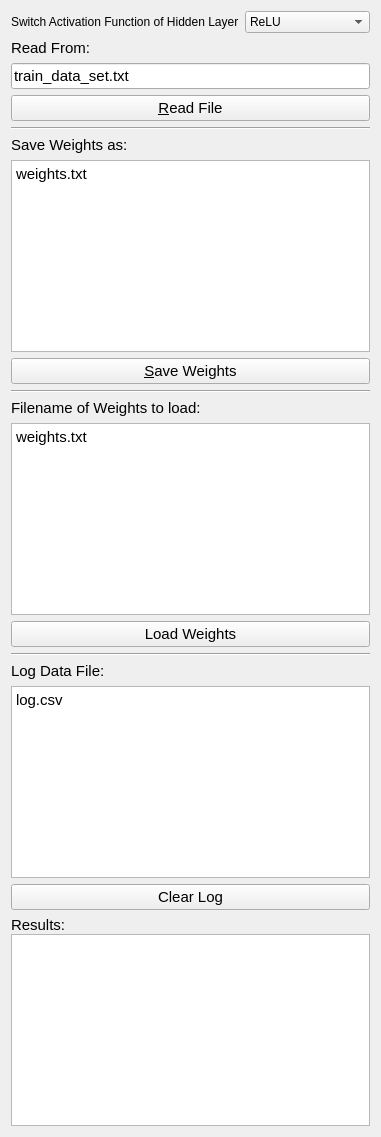
   <widget class="QWidget" name="verticalLayoutWidget">
    <property name="geometry">
     <rect>
      <x>10</x>
      <y>10</y>
      <width>381</width>
      <height>791</height>
     </rect>
    </property>
    <layout class="QVBoxLayout" name="verticalLayout">
     <property name="sizeConstraint">
      <enum>QLayout::SizeConstraint::SetDefaultConstraint</enum>
     </property>
     <item>
      <layout class="QFormLayout" name="formLayout">
       <item row="0" column="0">
        <widget class="QLabel" name="label_48">
         <property name="text">
          <string>Switch Activation Function of Hidden Layer</string>
         </property>
        </widget>
       </item>
       <item row="0" column="1">
        <widget class="QComboBox" name="comboBox_ActivationFunction">
         <item>
          <property name="text">
           <string>ReLU</string>
          </property>
         </item>
         <item>
          <property name="text">
           <string>Tanh</string>
          </property>
         </item>
        </widget>
       </item>
      </layout>
     </item>
     <item>
      <widget class="QLabel" name="label_44">
       <property name="sizePolicy">
        <sizepolicy hsizetype="Expanding" vsizetype="Fixed">
         <horstretch>0</horstretch>
         <verstretch>0</verstretch>
        </sizepolicy>
       </property>
       <property name="font">
        <font>
         <pointsize>11</pointsize>
        </font>
       </property>
       <property name="text">
        <string>Read From:</string>
       </property>
      </widget>
     </item>
     <item>
      <widget class="QLineEdit" name="lineEdit_fileNameLoadDataSets">
       <property name="font">
        <font>
         <pointsize>11</pointsize>
        </font>
       </property>
       <property name="text">
        <string>train_data_set.txt</string>
       </property>
      </widget>
     </item>
     <item>
      <widget class="QPushButton" name="pushButton_Read_File">
       <property name="sizePolicy">
        <sizepolicy hsizetype="Preferred" vsizetype="Fixed">
         <horstretch>0</horstretch>
         <verstretch>0</verstretch>
        </sizepolicy>
       </property>
       <property name="font">
        <font>
         <pointsize>11</pointsize>
        </font>
       </property>
       <property name="text">
        <string>&amp;Read File</string>
       </property>
      </widget>
     </item>
     <item>
      <widget class="Line" name="line_6">
       <property name="orientation">
        <enum>Qt::Orientation::Horizontal</enum>
       </property>
      </widget>
     </item>
     <item>
      <widget class="QLabel" name="label_9">
       <property name="sizePolicy">
        <sizepolicy hsizetype="Preferred" vsizetype="Fixed">
         <horstretch>0</horstretch>
         <verstretch>0</verstretch>
        </sizepolicy>
       </property>
       <property name="font">
        <font>
         <pointsize>11</pointsize>
        </font>
       </property>
       <property name="text">
        <string>Save Weights as:</string>
       </property>
      </widget>
     </item>
     <item>
      <widget class="QPlainTextEdit" name="plainTextEdit_saveWeightsAs">
       <property name="sizePolicy">
        <sizepolicy hsizetype="Expanding" vsizetype="Fixed">
         <horstretch>0</horstretch>
         <verstretch>0</verstretch>
        </sizepolicy>
       </property>
       <property name="font">
        <font>
         <pointsize>11</pointsize>
        </font>
       </property>
       <property name="plainText">
        <string>weights.txt</string>
       </property>
      </widget>
     </item>
     <item>
      <widget class="QPushButton" name="pushButton_Save_Weights">
       <property name="font">
        <font>
         <pointsize>11</pointsize>
        </font>
       </property>
       <property name="text">
        <string>&amp;Save Weights</string>
       </property>
      </widget>
     </item>
     <item>
      <widget class="Line" name="line_5">
       <property name="orientation">
        <enum>Qt::Orientation::Horizontal</enum>
       </property>
      </widget>
     </item>
     <item>
      <widget class="QLabel" name="label_8">
       <property name="sizePolicy">
        <sizepolicy hsizetype="Preferred" vsizetype="Fixed">
         <horstretch>0</horstretch>
         <verstretch>0</verstretch>
        </sizepolicy>
       </property>
       <property name="font">
        <font>
         <pointsize>11</pointsize>
        </font>
       </property>
       <property name="text">
        <string>Filename of Weights to load:</string>
       </property>
      </widget>
     </item>
     <item>
      <widget class="QPlainTextEdit" name="plainTextEdit_fileNameLoadWeights">
       <property name="sizePolicy">
        <sizepolicy hsizetype="Expanding" vsizetype="Fixed">
         <horstretch>0</horstretch>
         <verstretch>0</verstretch>
        </sizepolicy>
       </property>
       <property name="font">
        <font>
         <pointsize>11</pointsize>
        </font>
       </property>
       <property name="plainText">
        <string>weights.txt</string>
       </property>
      </widget>
     </item>
     <item>
      <widget class="QPushButton" name="pushButton_Load_Weights">
       <property name="font">
        <font>
         <pointsize>11</pointsize>
        </font>
       </property>
       <property name="text">
        <string>Load Weights</string>
       </property>
      </widget>
     </item>
     <item>
      <widget class="Line" name="line_10">
       <property name="orientation">
        <enum>Qt::Orientation::Horizontal</enum>
       </property>
      </widget>
     </item>
     <item>
      <widget class="QLabel" name="label_43">
       <property name="sizePolicy">
        <sizepolicy hsizetype="Preferred" vsizetype="Fixed">
         <horstretch>0</horstretch>
         <verstretch>0</verstretch>
        </sizepolicy>
       </property>
       <property name="font">
        <font>
         <pointsize>11</pointsize>
        </font>
       </property>
       <property name="text">
        <string>Log Data File:</string>
       </property>
      </widget>
     </item>
     <item>
      <widget class="QPlainTextEdit" name="plainTextEdit_fileNameLog">
       <property name="sizePolicy">
        <sizepolicy hsizetype="Expanding" vsizetype="Fixed">
         <horstretch>0</horstretch>
         <verstretch>0</verstretch>
        </sizepolicy>
       </property>
       <property name="font">
        <font>
         <pointsize>11</pointsize>
        </font>
       </property>
       <property name="plainText">
        <string>log.csv</string>
       </property>
      </widget>
     </item>
     <item>
      <widget class="QPushButton" name="pushButton_Clearlog">
       <property name="font">
        <font>
         <pointsize>11</pointsize>
        </font>
       </property>
       <property name="text">
        <string>Clear Log</string>
       </property>
      </widget>
     </item>
     <item>
      <layout class="QVBoxLayout" name="verticalLayout_2">
       <property name="spacing">
        <number>0</number>
       </property>
       <item>
        <widget class="QLabel" name="label_10">
         <property name="sizePolicy">
          <sizepolicy hsizetype="Expanding" vsizetype="Fixed">
           <horstretch>0</horstretch>
           <verstretch>0</verstretch>
          </sizepolicy>
         </property>
         <property name="font">
          <font>
           <pointsize>11</pointsize>
          </font>
         </property>
         <property name="text">
          <string>Results:</string>
         </property>
        </widget>
       </item>
       <item>
        <widget class="QPlainTextEdit" name="plainTextEdit_results">
         <property name="sizePolicy">
          <sizepolicy hsizetype="Expanding" vsizetype="Fixed">
           <horstretch>0</horstretch>
           <verstretch>0</verstretch>
          </sizepolicy>
         </property>
         <property name="font">
          <font>
           <pointsize>9</pointsize>
          </font>
         </property>
        </widget>
       </item>
      </layout>
     </item>
    </layout>
   </widget>
